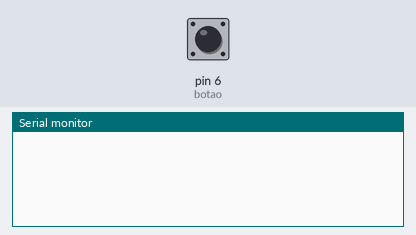
Recording of a sketch running on a simulated Arduino Uno, built with avr-gcc and run on an emulated ATmega328P. On the bench: the last lines printed to the serial monitor. The inputs (shaded band) are chosen by the test bench; at power-on: pin 6 (botao) LOW.

Above: at 1.2 s.
1.3 s: pin 6 (botao) pulled HIGH for 0.15 s
At 2.3 s:
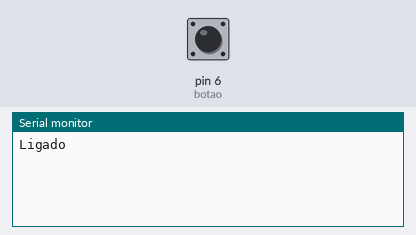
2.9 s: pin 6 (botao) pulled HIGH for 1 s
At 4.7 s:
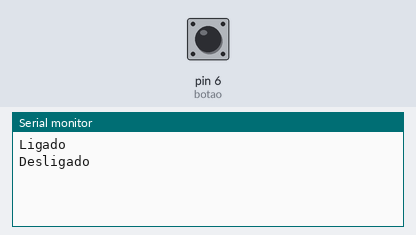

Measured:
- after the input at 1.3 s, the serial monitor: prints a new line after 0.15 s (image 1)
- after the input at 2.9 s, the serial monitor: prints a new line after 1.0 s (image 2)

The sketch:

Ex4.ino
```cpp
int botao = 6;
bool memoria = 0;
bool memoria2 = 0;

void setup()
{
    Serial.begin(9600);
    pinMode(botao, INPUT);
}

void loop()
{
    while (true)
    {
        if (digitalRead(botao) == 1)
        {
            memoria2 = 1;
        }
        if (digitalRead(botao) == 0 && memoria2 == 1)
        {
            break;
        }
    }
  	memoria2 = 0;
    if (memoria == 0)
    {
        memoria = 1;
        digitalWrite(botao, 1);
        Serial.println("Ligado");
    }
    else if(memoria == 1)
    {
        memoria = 0;
        digitalWrite(botao, 0);
        Serial.println("Desligado");
    }
}
```
